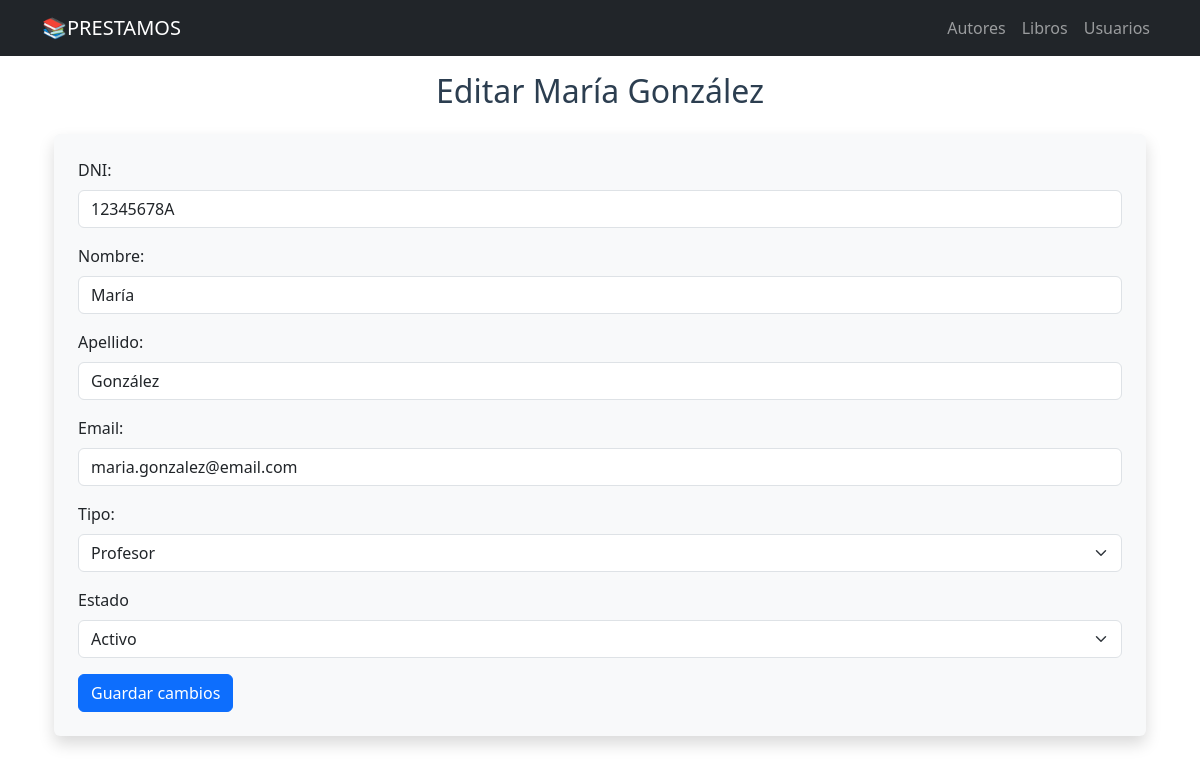
Screenshot of /usuarios/1 with the database file from the repository.
### app/models/usuarios.py (models this page shows, shortened)
class Usuario(Base):
    __tablename__ = 'usuarios'
    usuario_id = Column(Integer, primary_key=True)
    dni = Column(Text, nullable=False)
    nombre = Column(Text, nullable=False)
    apellido = Column(Text, nullable=False)
    email = Column(Text, nullable=False)
    rol_id = Column(Integer, ForeignKey('roles.rol_id'))
    estado_id = Column(Integer, ForeignKey('estados_usuarios.estado_usuario_id'))
    rol = relationship("Rol", back_populates="usuarios")
    estado = relationship(
        "Estado",
        back_populates="usuarios",
        primaryjoin="Usuario.estado_id == Estado.estado_usuario_id"
    )
    prestamos = relationship("Prestamo", back_populates="usuario")  # Asumiendo que Prestamo existe

### app/models/rol.py (models this page shows, shortened)
class Rol(Base):
    __tablename__ = 'roles'
    rol_id = Column(Integer, primary_key=True)
    nombre = Column(Text, nullable=False)
    usuarios = relationship("Usuario", back_populates="rol")

### app/models/estados_usuario.py (models this page shows, shortened)
class Estado(Base):
    __tablename__ = "estados_usuarios"
    estado_usuario_id = Column(Integer, primary_key=True, autoincrement=True)
    nombre = Column(Text, nullable=False, unique=True)
    usuarios = relationship(
        "Usuario",
        back_populates="estado"
    )

### app/frontend/usuarios.py (the view)
@router.get("/usuarios/{usuario_id}", response_class=HTMLResponse)
async def detail_usuario_html(request: Request, usuario_id: str):
    try:
        usuario_id_int = int(usuario_id)
        if usuario_id_int <= 0:
            raise ValueError
    except ValueError:
        raise HTTPException(
            status_code=422,
            detail=f"El ID debe ser un número entero positivo. Se recibió: {usuario_id}"
        )
    usuario = db_usuarios.get_por_id(usuario_id_int)
    if not usuario:
        raise HTTPException(
            status_code=404,
            detail=f"Usuario con ID {usuario_id_int} no encontrado"
        )
    roles = sorted(db_roles.get_todos(), key=lambda r: r.nombre)
    estados = db_estados.get_todos(order_by="nombre")
    return templates.TemplateResponse(
        "usuarios/detail.html",
        {
            "request": request,
            "usuario": usuario,
            "usuario_id": usuario_id_int,
            "roles": roles,
            "estados": estados
        }
    )

### templates/usuarios/detail.html (shortened to what this page needs)
{% extends "base.html" %}
{% block content %}
<br>
<div class="container mt-4">
    <h2 class="mb-4 text-center">Editar {{ usuario.nombre }} {{ usuario.apellido }}</h2>
    <form method="post" action="/api/usuarios/{{ usuario.usuario_id }}/update" class="p-4 shadow rounded bg-light">
        <div class="mb-3">
            <label for="dni" class="form-label">DNI:</label>
            <input type="text" class="form-control" id="dni" name="dni" value="{{ usuario.dni }}" required>
        </div>
        <div class="mb-3">
            <label for="nombre" class="form-label">Nombre:</label>
            <input type="text" class="form-control" id="nombre" name="nombre" value="{{ usuario.nombre }}" required>
        </div>
        <div class="mb-3">
            <label for="apellido" class="form-label">Apellido:</label>
            <input type="text" class="form-control" id="apellido" name="apellido" value="{{ usuario.apellido }}" required>
        </div>
        <div class="mb-3">
            <label for="email" class="form-label">Email:</label>
            <input type="email" class="form-control" id="email" name="email" value="{{ usuario.email }}" required>
        </div>
        <div class="mb-3">
            <label for="rol_id" class="form-label">Tipo:</label>
            <select class="form-select" id="rol_id" name="rol_id" required>
                {% for rol in roles %}
                    <option value="{{ rol.rol_id }}"
                        {% if usuario and usuario.rol_id == rol.rol_id %}selected{% endif %}>
                        {{ rol.nombre }}
                    </option>
                {% endfor %}
            </select>
        </div>
        <form method="post" action="/api/usuarios/{{ usuario.usuario_id }}/update">
            <div class="mb-3">
                <label for="estado_usuario_id" class="form-label">Estado</label>
                <select name="estado_usuario_id" id="estado_usuario_id" class="form-select">
                    {% for estado in estados %}
                        <option value="{{ estado.estado_usuario_id }}"
                            {% if estado.estado_usuario_id == usuario.estado_id %}selected{% endif %}>
                            {{ estado.nombre }}
                        </option>
                    {% endfor %}
                </select>
            </div>
            <button type="submit" class="btn btn-primary">Guardar cambios</button>
        </form>
        </div>
</div>
{% endblock %}

### static/css/styles.css (style rules this page uses)
h1, h2 { text-align: center; margin-bottom: 2.5rem; color: #2c3e50; }

### rows the page displays
Usuario: nombre "María", apellido "González", dni "12345678A", email "maria.gonzalez@email.com", rol_id "Profesor", estado_usuario_id "Activo"
